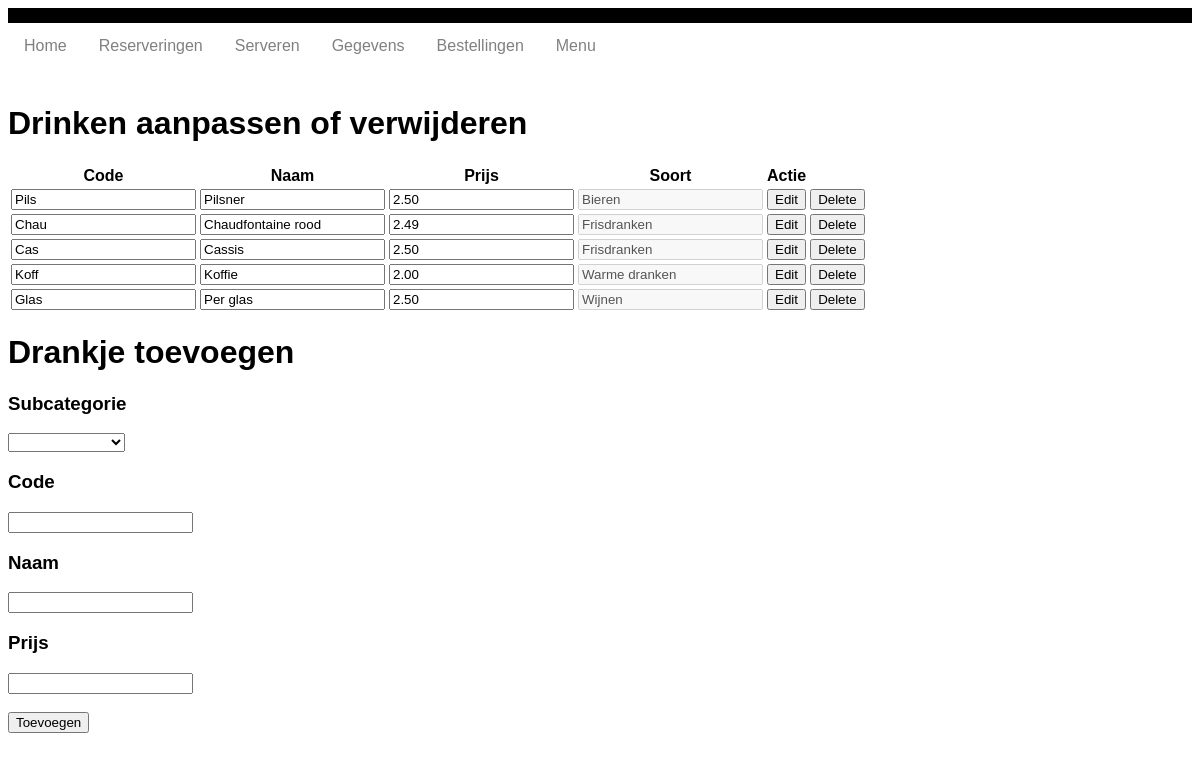
Screenshot of /drinken.php with the database file from the repository.
### tables this page shows
CREATE TABLE `menuitems` (
  `ID` int(11) NOT NULL,
  `Code` varchar(4) DEFAULT NULL,
  `Naam` varchar(30) DEFAULT NULL,
  `Gerechtsoort_ID` int(11) NOT NULL,
  `Prijs` decimal(6,2) NOT NULL
);

CREATE TABLE `gerechtsoorten` (
  `ID` int(11) NOT NULL,
  `Code` varchar(3) DEFAULT NULL,
  `Naam` varchar(20) DEFAULT NULL,
  `Gerechtcategorie_ID` int(11) NOT NULL
);

### database.php (called while the page is built, shortened)
<?php
class database{
    private $db;
    function __construct(){
        $this->db_server = 'localhost';
        $this->db_username = 'root';
        $this->db_password = '';
        $this->db_name = 'excellenttaste';
        $dsn = "mysql:host=$this->db_server;dbname=$this->db_name;charset=utf8mb4";
        $options = [
            PDO::ATTR_ERRMODE            => PDO::ERRMODE_EXCEPTION,
            PDO::ATTR_DEFAULT_FETCH_MODE => PDO::FETCH_ASSOC,
            PDO::ATTR_EMULATE_PREPARES   => false,
        ];
        try {
             $this->db = new PDO($dsn, $this->db_username, $this->db_password, $options);
        } catch (\PDOException $e) {
             throw new \PDOException($e->getMessage(), (int)$e->getCode());
        }
    }
    public function select($statement, $named_placeholder){
        $statement = $this->db->prepare($statement);
        $statement->execute($named_placeholder);
        $result = $statement->fetchAll(PDO::FETCH_ASSOC);
        return $result;
    }
}
?>

### drinken.php (the view, shortened to what this page needs)
<?php
    include 'database.php';
    $db = new database();
    $drinken = $db->select(" SELECT menuitems.ID, menuitems.Code, menuitems.Naam, menuitems.Prijs ,gerechtsoorten.ID AS soort_ID ,gerechtcategorieen.Naam AS soort, gerechtsoorten.Naam AS soort_naam FROM menuitems
    INNER JOIN gerechtsoorten ON menuitems.Gerechtsoort_ID = gerechtsoorten.ID
    INNER JOIN gerechtcategorieen ON gerechtsoorten.Gerechtcategorie_ID = gerechtcategorieen.ID
    WHERE Gerechtcategorie_ID = 1",[]);
    $row_data = array_values($drinken);
    $soorten = $db->select("SELECT * FROM gerechtsoorten WHERE Gerechtcategorie_ID = 1",[]);
    $row_data_soorten = array_values($soorten);
?>
<!DOCTYPE html>
<head>
	<link rel="stylesheet" type="text/css" href="style.css">
</head>
<body>
    <?php include_once 'navigatie.php'; ?>
	<table>
		<thead>
			<tr>
				<th>Code</th>
				<th>Naam</th>
				<th>Prijs</th>
				<th>Soort</th>
				<th>Actie</th>
			</tr>
		</thead>
		<tbody><h1>Drinken aanpassen of verwijderen</h1>
			<?php foreach ($row_data AS $data) { ?>
				<form method="post">
					<tr>
						<td><input type="text" maxlength="4" name="code" value="<?php echo $data["Code"] ?>"></td>
						<td><input type="text" name="naam" value="<?php echo $data["Naam"] ?>"></td>
						<td><input type="number" min="1" step=".01" name="prijs" value="<?php echo $data["Prijs"] ?>"></td>
						<td><input disabled type="text" name="gerechtsoort" value="<?php echo $data["soort_naam"] ?>"></td>
						<td><button type="submit" name="edit" onclick="return confirm('Doorgaan met bewerken?');">Edit</button></td>
						<td><button type="submit" name="delete" onclick="return confirm('Doorgaan met verwijderen?');">Delete</button></td>
					</tr>
				</form>
			<?php } ?>
		</tbody>
	</table>
	<form method="post">
		<h1>Drankje toevoegen</h1>
		<h3>Subcategorie</h3>
	    <select name="soort_id">
	      <option></option>
	      <?php foreach($row_data_soorten AS $data_soorten) {?>
	        <option value="<?php echo $data_soorten["ID"]?>"><?php echo $data_soorten["Naam"] ?></option>
	      <?php } ?>
	    </select>
		<h3>Code</h3>
		<input type="text" maxlength="4" name="code">
		<h3>Naam</h3>
		<input type="text" name="naam">
		<h3>Prijs</h3>
		<input type="number" min="1" step=".01" name="prijs"><br><br>
		<button type="submit" name="add">Toevoegen</button>
	</form>
</body>
</html>

### navigatie.php (style rules this page uses)
body { font-family: Arial, Helvetica, sans-serif; }

### rows the page displays
menuitems: code "Pils", naam "Pilsner", prijs "2.50", gerechtsoort "Bieren"
menuitems: code "Chau", naam "Chaudfontaine rood", prijs "2.49", gerechtsoort "Frisdranken"
menuitems: code "Cas", naam "Cassis", prijs "2.50", gerechtsoort "Frisdranken"
menuitems: code "Koff", naam "Koffie", prijs "2.00", gerechtsoort "Warme dranken"
menuitems: code "Glas", naam "Per glas", prijs "2.50", gerechtsoort "Wijnen"
